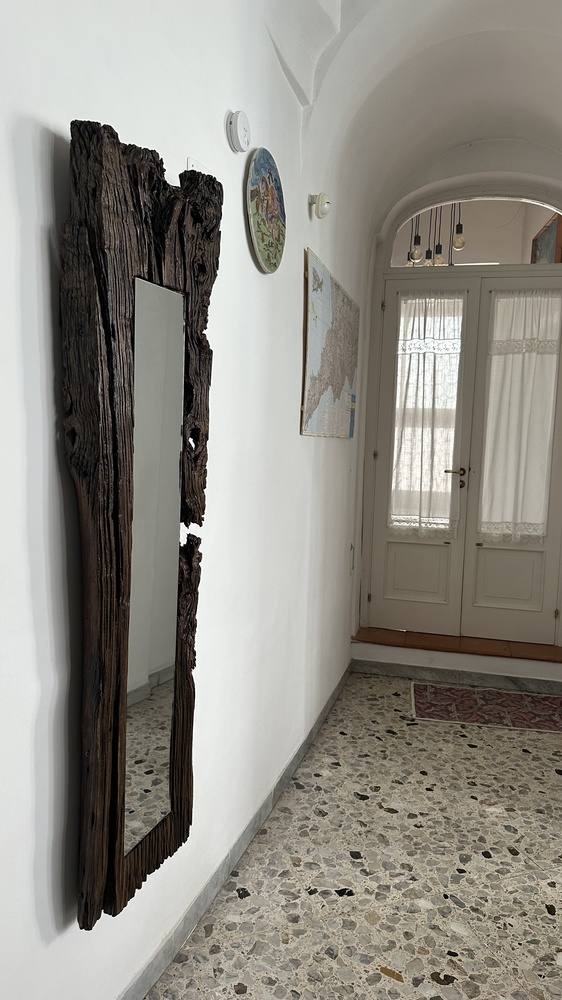
#> input picture Images/IMG_3992.jpeg, 562 x 1000 px, shrunk from 2268 x 4032 before the run; its folder holds only this picture in this run
$ python PCA_images.py
#> lines starting #> are read from the running program, lines starting #| are printed output that depends on the picture
import os
import numpy as np
import matplotlib.pyplot as plt
from PIL import Image


def matrix_to_image(X_reconstructed: np.ndarray, original_shape: tuple):
    H, W, C = original_shape

    # Ritorna alla shape (H, W, C)
    arr = X_reconstructed.reshape(H, W, C)

    # Clip dei valori nell'intervallo [0, 255] e conversione a uint8
    arr = np.clip(arr, 0, 255).astype(np.uint8)

    img_out = Image.fromarray(arr) # crea un'immagine PIL a partire dall'array numpy
    return img_out

def load_image_as_matrix(img_file_path: str):
#> called with img_file_path = 'Images/IMG_3992.jpeg'
    img = Image.open(img_file_path).convert("RGB") # assicura 3 canali (RGB)
#> img is the input picture: PIL image 562x1000 RGB; mean R, G, B 143.9, 140.6, 132.7
    img_arr = np.array(img, dtype=np.float64)
    # img_arr[0, 0, 0] -> è il valore del canale R del pixel in alto a sinistra (un singolo numero)
    # img_arr[0, 0, :] -> è il pixel in alto a sinistra con i valori RGB quindi è un array di 3 numeri (R, G, B)
    # img_arr[0, 0, :].flatten() -> è il pixel in alto a sinistra con i valori RGB appiattiti quindi è un array di 3 numeri (R, G, B)

    H, W, C = img_arr.shape
#> H = 1000; W = 562; C = 3
    # H: altezza dell'immagine
    # W: larghezza dell'immagine
    # C: numero di canali (C=3 per RGB)

    # Ogni riga dell'immagine diventa un'osservazione con W*C feature
    X = np.zeros((H, W * C), dtype=np.float64)  # shape: (H, W*C)
    for i in range(H):
        X[i, :] = img_arr[i, :, :].flatten()  # appiattisce la riga i in un array di W*C elementi
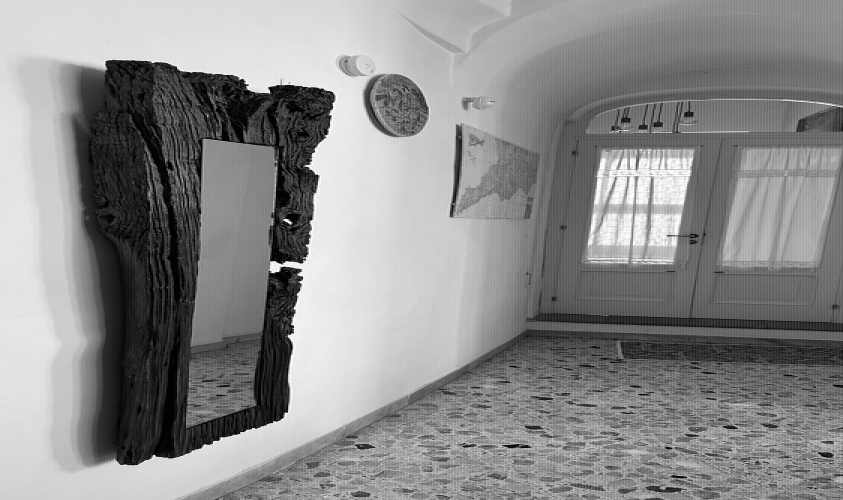
#> X: shape (1000, 1686) float64 (shown at 1/2 size); min 0, max 255, mean 139.1
# [6 lines of commented-out code are left out]

    return X, (H, W, C)

def alter_image_gaussian_noise(X: np.ndarray, deviation: float = 50.0):
    X_out = X.astype(float) # copia in float per evitare overflow/underflow con uint8

    noise = np.random.normal(0, deviation, X.shape) # matrice di rumore inizializzata a zero

    X_out += noise
    return np.clip(X_out, 0, 255).astype(np.uint8)

def alter_image_uniform_noise(X: np.ndarray, alteration_percentage: float = 0.50):
    X_out = X.astype(float)

    noise = (
        np.random.randint(-255, 256, X.shape) *
        (np.random.rand(X.shape[0], X.shape[1]) < alteration_percentage))

    X_out += noise

    return np.clip(X_out, 0, 255).astype(np.uint8)


def load_all_imgs():
    current_dir = os.path.dirname(os.path.abspath(__file__))
    images_dir = os.path.join(current_dir, "Images")

    imgs_data = {}
    # - key: nome del file dell'immagine
    # - value: (nome del file dell'immagine, dataset X dell'immagine, original_shape dell'immagine)
    for file_name in os.listdir(images_dir):
        if file_name.endswith(".jpeg") or file_name.endswith(".jpg") or file_name.endswith(".png"):
            img_file_path = os.path.join(images_dir, file_name)
            print(f"Caricamento immagine: {file_name}...")
            X, original_shape = load_image_as_matrix(img_file_path)
#> original_shape = (1000, 562, 3)
            imgs_data[file_name] = (file_name, X, original_shape)

    return imgs_data

if __name__ == "__main__":
    np.random.seed(42)

    imgs_data = load_all_imgs()
#> imgs_data = 1 item

    for (img_name, X, original_shape) in imgs_data.values():
        # ad ogni iterazione, plot delle due immagini: quella originale e quella alterata
        plt.figure()
        print(f"Alterazione immagine: {img_name}...")
        X_altered1 = alter_image_uniform_noise(X)
        X_altered2 = alter_image_gaussian_noise(X)
        img_original_out = matrix_to_image(X, original_shape)
        img_altered1_out = matrix_to_image(X_altered1, original_shape)
        img_altered2_out = matrix_to_image(X_altered2, original_shape)

        plt.subplot(1, 3, 1)
        plt.imshow(img_original_out)
        plt.title(f"Original Image: {img_name}")
        plt.axis('off')

        plt.subplot(1, 3, 2)
        plt.title(f"Altered Image (Uniform Noise): {img_name}")
        plt.imshow(img_altered1_out)
        plt.axis('off')

        plt.subplot(1, 3, 3)
        plt.title(f"Altered Image (Gaussian Noise): {img_name}")
        plt.imshow(img_altered2_out)
        plt.axis('off')
#> this loop made 1 pass
#> img_name on pass 1: 'IMG_3992.jpeg'
#> (printed output is left out)
#> pass 1, in alter_image_uniform_noise, `X_out += noise`:
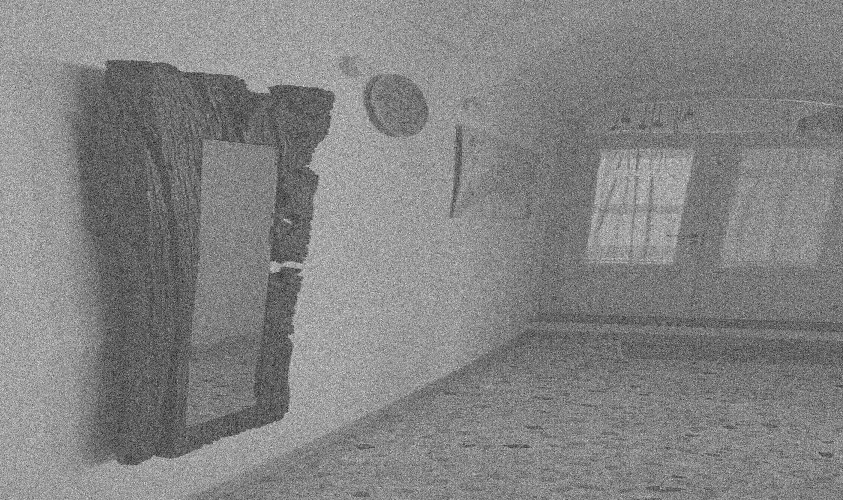
#> X_out: shape (1000, 1686) float64 (shown at 1/2 size); min -255, max 510, mean 139.1; drawn with min black and max white
#> pass 1, `X_altered1 = alter_image_uniform_noise(X)`:
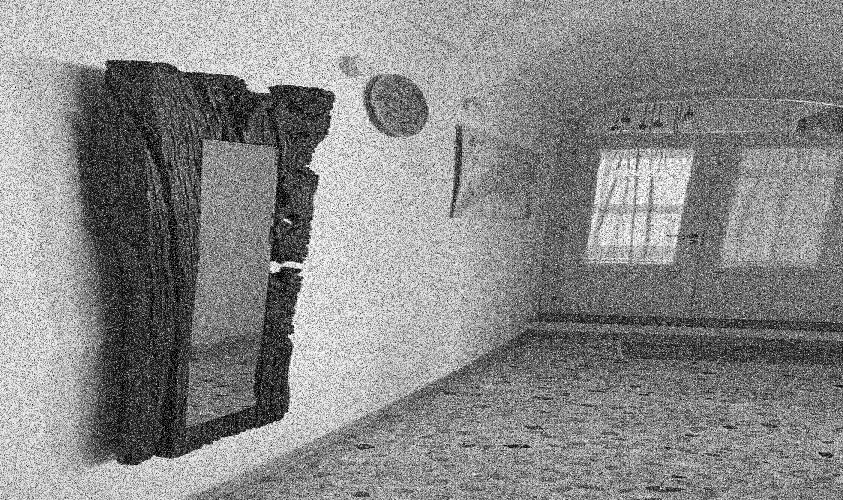
#> X_altered1: shape (1000, 1686) (shown at 1/2 size); min 0, max 255, mean 136.2
#> pass 1, `X_altered2 = alter_image_gaussian_noise(X)`:
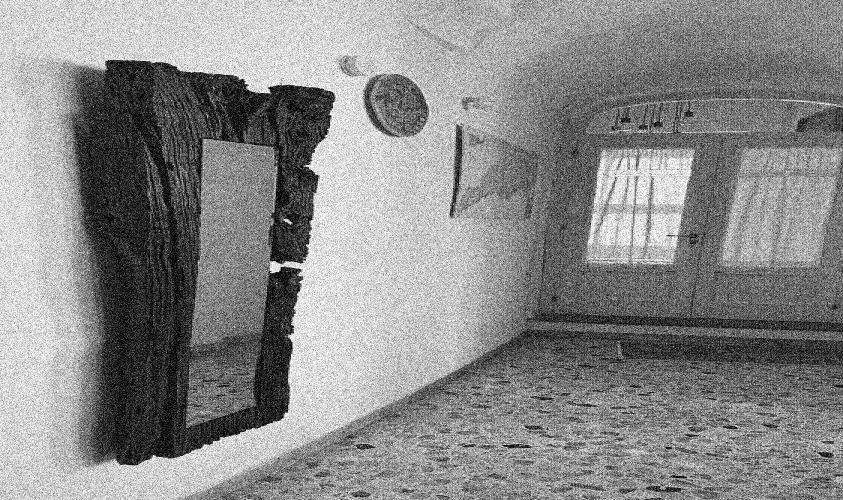
#> X_altered2: shape (1000, 1686) (shown at 1/2 size); min 0, max 255, mean 137.9

    plt.tight_layout()
    plt.show()
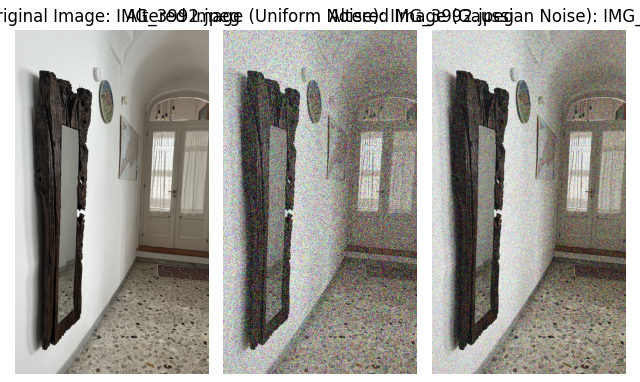
#> figure drawn by matplotlib, 3 panels

$ run again, on Images/svd_compression.png
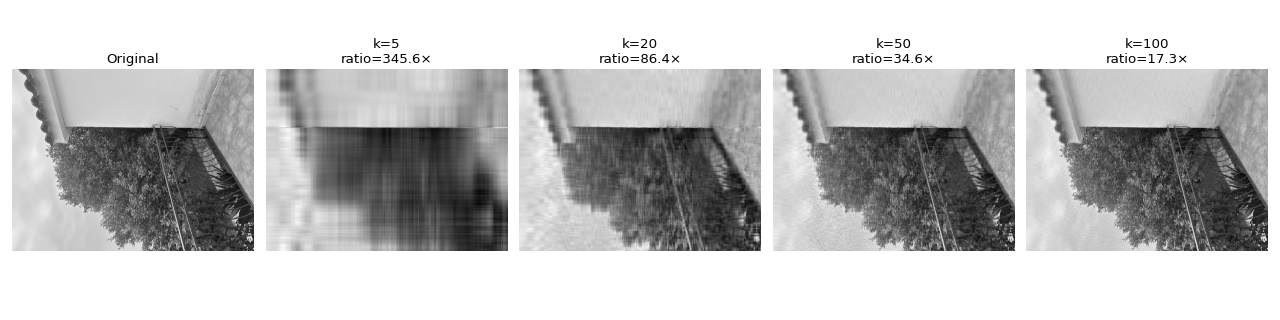
#> input picture Images/svd_compression.png, 1280 x 320 px
#> after the loop in load_image_as_matrix, `for i in range(H):`:
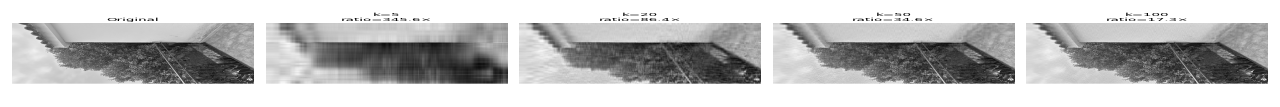
#> X: shape (320, 3840) float64 (shown at 1/3 size); min 0, max 255, mean 192.7
#> in load_all_imgs, `X, original_shape = load_image_as_matrix(img_file_path)`: original_shape = (320, 1280, 3)
#> imgs_data = 1 item
#> the loop `for (img_name, X, original_shape) in imgs_data.values():` made 1 pass
#> (printed output is left out)
#> `plt.show()`:
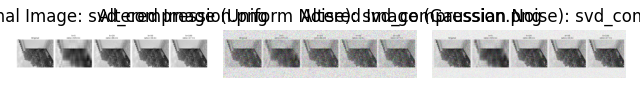
#> figure drawn by matplotlib, 3 panels

$ run again, on Images/IMG_3993.jpeg
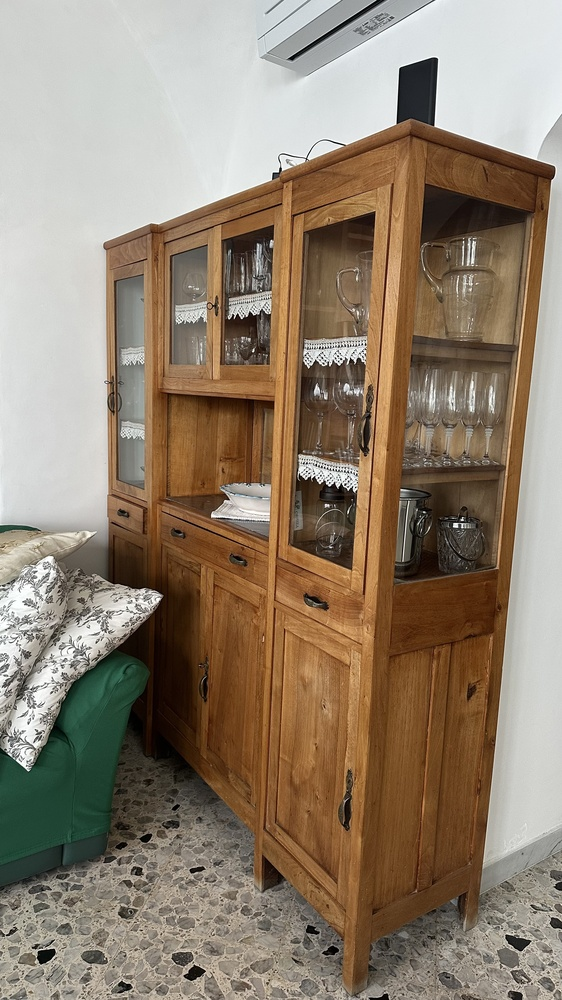
#> input picture Images/IMG_3993.jpeg, 562 x 1000 px, shrunk from 2268 x 4032 before the run
#> in load_image_as_matrix, img is the input picture: PIL image 562x1000 RGB; mean R, G, B 145.1, 129.6, 111.5
#> after the loop in load_image_as_matrix, `for i in range(H):`:
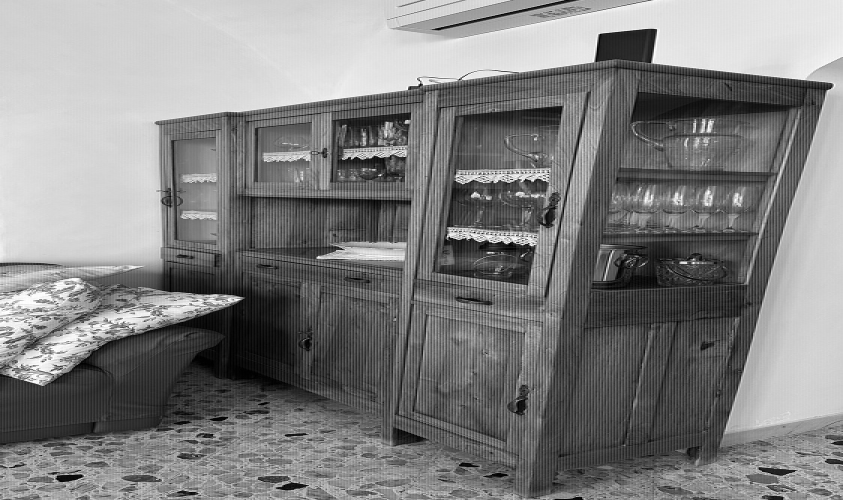
#> X: shape (1000, 1686) float64 (shown at 1/2 size); min 0, max 255, mean 128.7
#> in load_all_imgs, `X, original_shape = load_image_as_matrix(img_file_path)`: original_shape = (1000, 562, 3)
#> imgs_data = 1 item
#> the loop `for (img_name, X, original_shape) in imgs_data.values():` made 1 pass
#> img_name on pass 1: 'IMG_3993.jpeg'
#> (printed output is left out)
#> `plt.show()`:
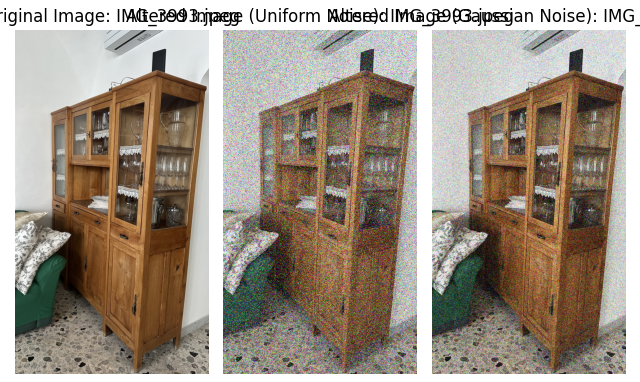
#> figure drawn by matplotlib, 3 panels

$ run again, on Images/IMG_3994.jpeg
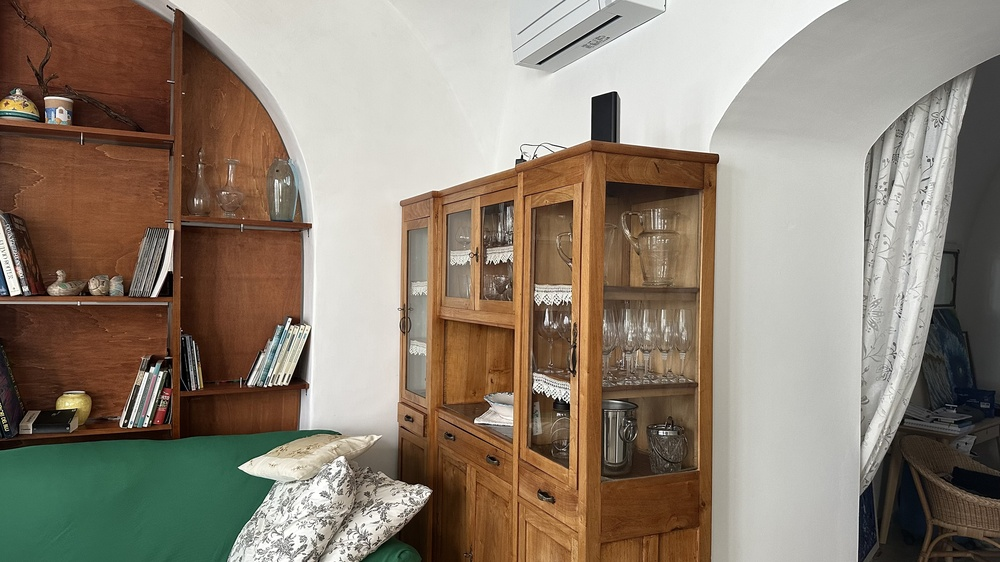
#> input picture Images/IMG_3994.jpeg, 1000 x 562 px, shrunk from 4032 x 2268 before the run
#> in load_image_as_matrix, img is the input picture: PIL image 1000x562 RGB; mean R, G, B 142.2, 129.9, 115.4
#> after the loop in load_image_as_matrix, `for i in range(H):`:
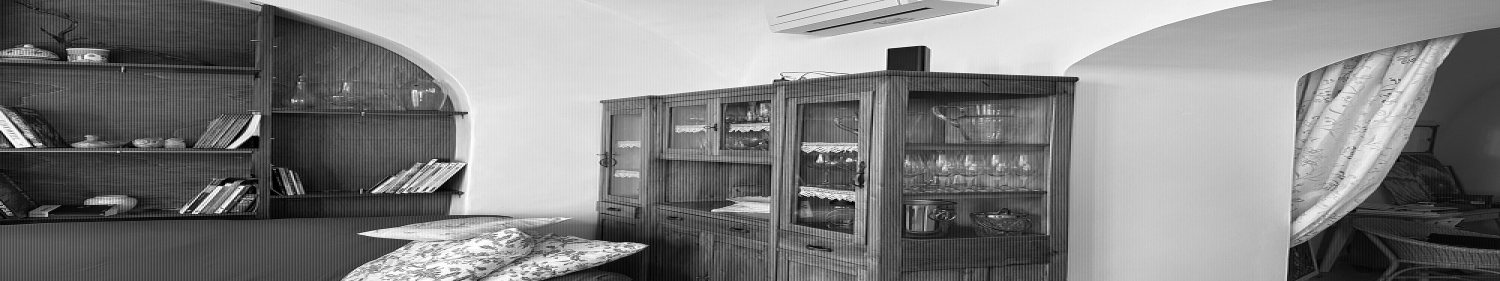
#> X: shape (562, 3000) float64 (shown at 1/2 size); min 0, max 255, mean 129.2
#> in load_all_imgs, `X, original_shape = load_image_as_matrix(img_file_path)`: original_shape = (562, 1000, 3)
#> imgs_data = 1 item
#> the loop `for (img_name, X, original_shape) in imgs_data.values():` made 1 pass
#> img_name on pass 1: 'IMG_3994.jpeg'
#> (printed output is left out)
#> `plt.show()`:
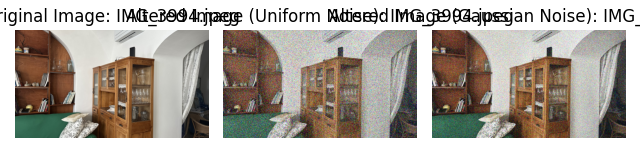
#> figure drawn by matplotlib, 3 panels
